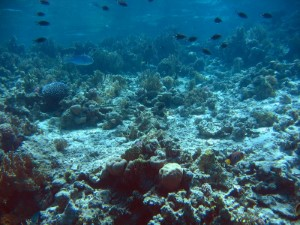
%> input picture gui/Coral.jpg, 300 x 225 px
$ octave --eval "result = morwater(imread('Coral.jpg'));"   (GNU Octave 9; MATLAB toolbox functions it lacks are replaced by stand-ins)
%> lines starting %> are read from the running program, lines starting %| are printed output that depends on the picture
function [image]=morwater(image)
image=rgb2gray(image);
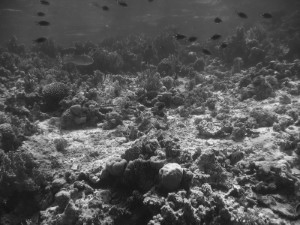
%> image: size 225x300 uint8; min 12, max 239, mean 83.8
image=watershed(image);
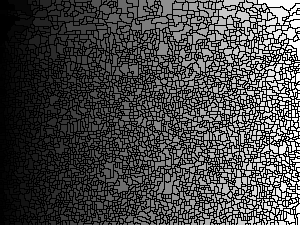
%> image: size 225x300 uint16; min 0, max 3451, mean 996.8; drawn with min black and max white

$ run again, on gui/Sunset.jpg
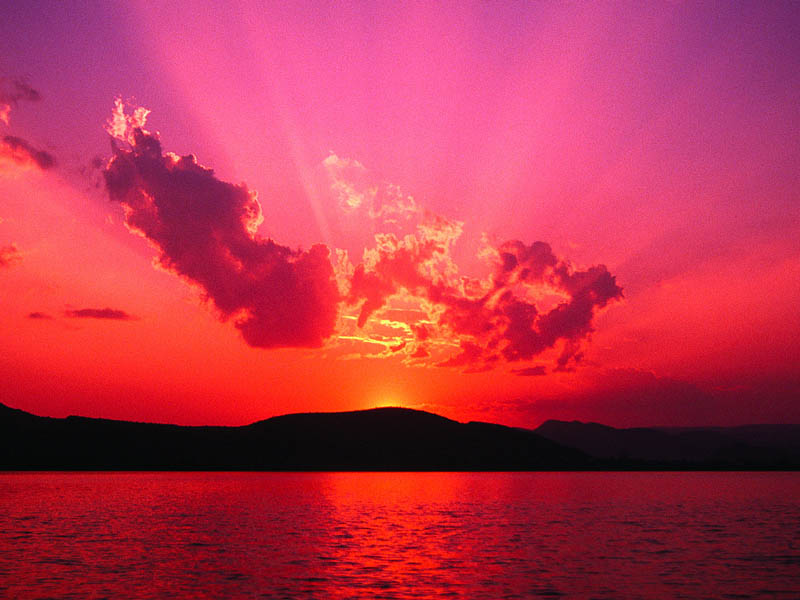
%> input picture gui/Sunset.jpg, 800 x 600 px
%> in morwater, `image=rgb2gray(image);`:
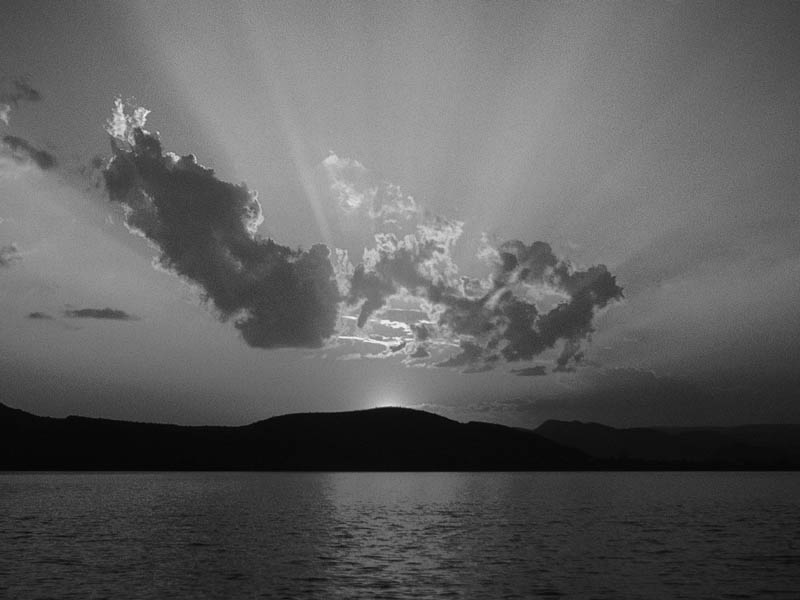
%> image: size 600x800 uint8; min 3, max 249, mean 94.3
%> in morwater, `image=watershed(image);`:
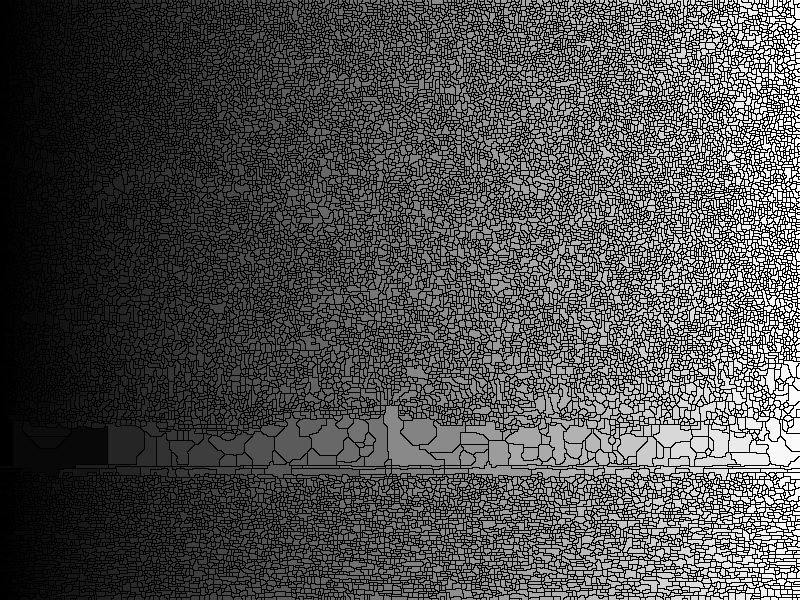
%> image: size 600x800 uint16; min 0, max 19630, mean 5930.8; drawn with min black and max white

$ run again, on gui/Whale.jpg
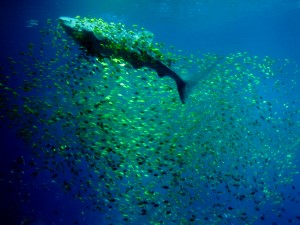
%> input picture gui/Whale.jpg, 300 x 225 px
%> in morwater, `image=rgb2gray(image);`:
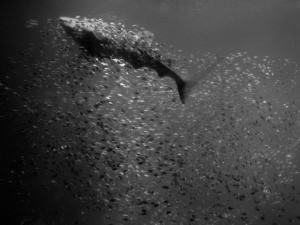
%> image: size 225x300 uint8; min 1, max 240, mean 64
%> in morwater, `image=watershed(image);`:
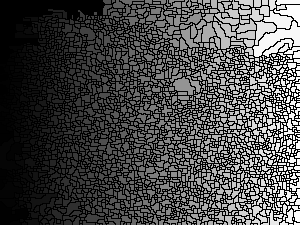
%> image: size 225x300 uint16; min 0, max 2934, mean 838.4; drawn with min black and max white
